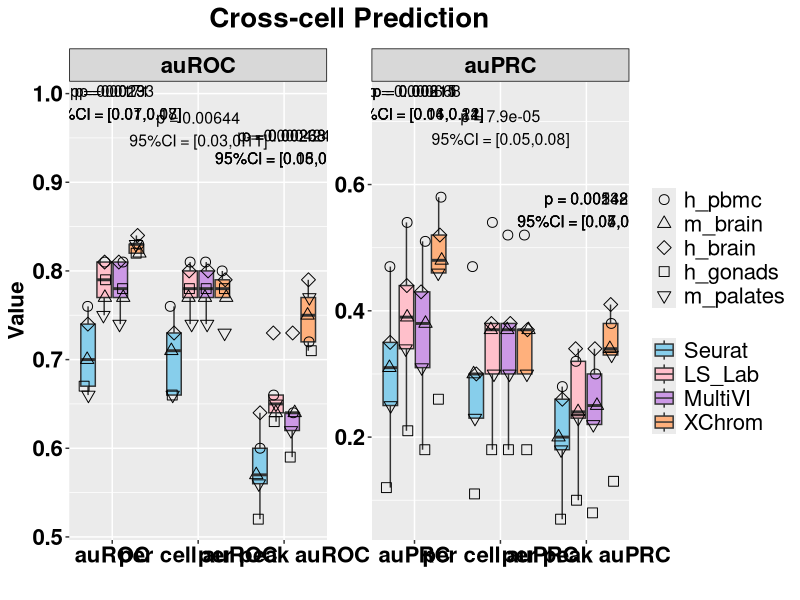
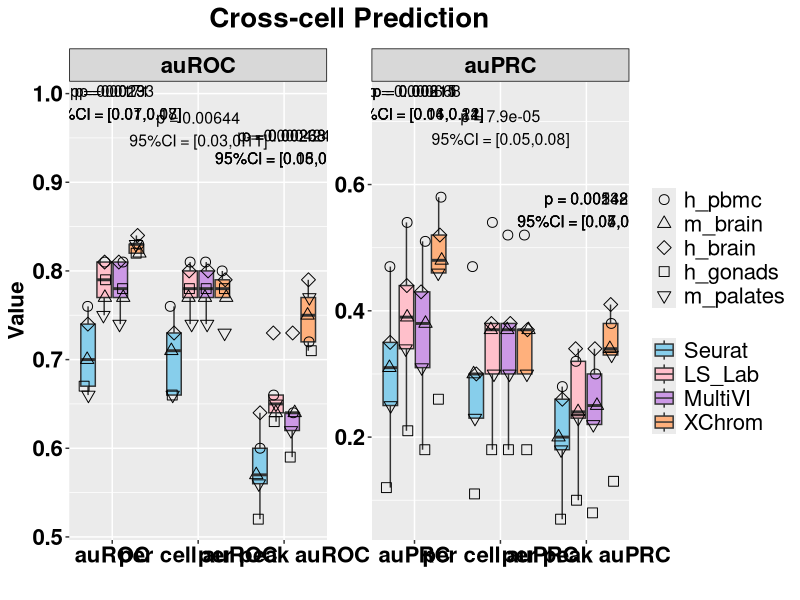

Source code (R) for these figures, in order:
library(ggplot2)
library(readr)
library(dplyr)
library(tidyr)
df <- read_csv('intra_method_auc.csv')

# Convert Metric & Method & Dataset to factor and specify the order
df$Metric <- factor(df$Metric, levels = c("auROC", "per cell auROC", "per peak auROC", 
                                          "auPRC", "per cell auPRC", "per peak auPRC"))
df$Method <- factor(df$Method, levels = c("Seurat", "LS_Lab", "MultiVI", "XChrom"))
df$Dataset<-factor(df$Dataset, levels = c("h_pbmc","m_brain","h_brain",'h_gonads','m_palates'))

# Add 2 new column to group auROC(overall,per-cell,per-peak) and auPRC(overall,per-cell,per-peak),respectively
df <- df %>%
  mutate(MetricType = ifelse(grepl("auPRC", Metric), "auPRC", "auROC"))%>%
  mutate(MetricType = factor(MetricType, levels = c("auROC", "auPRC")))

# Obtain all the methods that need to be compared (excluding XChrom itself)
other_methods <- unique(df$Method[df$Method != "XChrom"])

# Extract the data of XChrom as the benchmark
xchrom_data <- df %>% 
  filter(Method == "XChrom") %>% 
  select(Dataset, Metric, MetricType, Value_XChrom = Value)

# Generate comparative data
comparison_data <- df %>%
  filter(Method != "XChrom") %>% 
  inner_join(xchrom_data, by = c("Dataset", "Metric", "MetricType")) %>%
  mutate(diff = Value_XChrom - Value)

# Calculate statistical results
annotation_df <- comparison_data %>%
  group_by(Metric, Method) %>%  # # Group by Metric & Test
  summarise(
    mean_diff = mean(diff, na.rm = TRUE),
    se_diff = sd(diff, na.rm = TRUE) / sqrt(n()),
    lower_ci = mean_diff - qt(0.975, df = n()-1) * se_diff,
    upper_ci = mean_diff + qt(0.975, df = n()-1) * se_diff,
    p_value = t.test(Value_XChrom, Value, paired = TRUE)$p.value,
    .groups = "drop"
  ) %>%
  mutate(
    p_value_label = ifelse(p_value < 0.05,
                           paste0("p = ", signif(p_value, digits = 3)),
                           NA_character_)
  ) %>%
  # Merge the MetricType and Y-axis position information
  left_join(distinct(df, Metric, MetricType), by = "Metric") %>% 
  left_join(
    df %>% group_by(Metric) %>% summarise(max_val = max(Value)),
    by = "Metric"
  ) %>% 
  mutate(y_position = ifelse(p_value < 0.05, max_val + 0.15, NA_real_))

ggplot(df, aes(x = Metric, y = Value,)) +
  geom_boxplot(aes(group = interaction(Metric, Method), fill = Method), 
               alpha = 1, outlier.shape = NA) +  
  geom_jitter(
    aes(group = interaction(Metric, Method), shape = Dataset),
    position = position_jitterdodge(
      jitter.width = 0.2,   
      dodge.width = 0.8    
    ),size = 3,alpha = 1,color = "black",#stroke = 0.8
    )+
  scale_fill_manual(values = c("Seurat" = "skyblue", 'LS_Lab' = "pink",'MultiVI'='#CC99E6',"XChrom" = "#FFB07C")) + 
  scale_shape_manual(
    values = c(
      "h_pbmc" = 1,   
      "m_brain" = 2,    
      "h_brain" = 5,    
      "h_gonads" = 0,   
      "m_palates" = 6    
    ))+
  scale_x_discrete(expand = expansion(add = c(0.5, 0.5))) +  
  guides(shape = guide_legend(order = 1), fill = guide_legend(order = 2)) +  
  facet_wrap(~MetricType, scales = "free")+
  theme_set(theme_bw())+
  # theme_minimal() +
  theme(
    axis.text.x = element_text(angle = 0, hjust = 0.5, size = 16, face = "bold", color = "black", margin = margin(t =2)),
    axis.text.y = element_text(size = 16, face = "bold", color = "black"),
    axis.title = element_text(size = 16, color = "black", face = "bold"),
    legend.title = element_blank(),
    plot.title = element_text(hjust = 0.5, size = 20, face = "bold",margin = margin(b = 10)),
    legend.text = element_text(size = 16),
    strip.background = element_rect(fill = rgb(0.5, 0.5, 0.5, 0.3),color = "black", size = 0.5),  
    strip.text = element_text(size = 16, face = "bold", color = "black"),  
    strip.text.x = element_text(size = 16, face = "bold",color = "black"), 
  ) +
  labs(title = "Cross-cell Prediction", x = "", y = "Value") +
  geom_text(
    data = annotation_df[annotation_df$p_value<0.05,],
    aes(x = Metric, y = y_position,group = MetricType,  
        label = paste0(p_value_label, "\n95%CI = [",
                       round(lower_ci, 2), ",",
                       round(upper_ci, 2), "]")),
    inherit.aes = FALSE,size = 4,
    color = "black",hjust = 0.5)


ggsave("intra_method_auc_box.pdf", plot = last_plot(), 
       width = 20, height = 6, units = "in",dpi=300)
